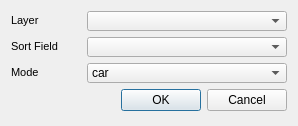
<?xml version="1.0" encoding="UTF-8"?>
<ui version="4.0">
 <class>Dialog</class>
 <widget class="QDialog" name="Dialog">
  <property name="geometry">
   <rect>
    <x>0</x>
    <y>0</y>
    <width>296</width>
    <height>126</height>
   </rect>
  </property>
  <property name="windowTitle">
   <string>HERE API Plugin</string>
  </property>
  <layout class="QVBoxLayout" name="verticalLayout">
   <item>
    <layout class="QHBoxLayout" name="horizontalLayout_3">
     <item>
      <widget class="QLabel" name="label_2">
       <property name="minimumSize">
        <size>
         <width>70</width>
         <height>0</height>
        </size>
       </property>
       <property name="text">
        <string>&lt;html&gt;&lt;head/&gt;&lt;body&gt;&lt;p&gt;&lt;span style=&quot; font-size:8pt;&quot;&gt;Layer&lt;/span&gt;&lt;/p&gt;&lt;/body&gt;&lt;/html&gt;</string>
       </property>
      </widget>
     </item>
     <item>
      <widget class="QgsMapLayerComboBox" name="mMapLayerComboBox">
       <property name="sizePolicy">
        <sizepolicy hsizetype="Expanding" vsizetype="Fixed">
         <horstretch>0</horstretch>
         <verstretch>0</verstretch>
        </sizepolicy>
       </property>
       <property name="minimumSize">
        <size>
         <width>200</width>
         <height>0</height>
        </size>
       </property>
       <property name="maximumSize">
        <size>
         <width>16777215</width>
         <height>20</height>
        </size>
       </property>
      </widget>
     </item>
    </layout>
   </item>
   <item>
    <layout class="QHBoxLayout" name="horizontalLayout_2">
     <item>
      <widget class="QLabel" name="label">
       <property name="minimumSize">
        <size>
         <width>70</width>
         <height>0</height>
        </size>
       </property>
       <property name="text">
        <string>&lt;html&gt;&lt;head/&gt;&lt;body&gt;&lt;p&gt;&lt;span style=&quot; font-size:8pt;&quot;&gt;Sort Field&lt;/span&gt;&lt;/p&gt;&lt;/body&gt;&lt;/html&gt;</string>
       </property>
      </widget>
     </item>
     <item>
      <widget class="QgsFieldComboBox" name="mFieldComboBox">
       <property name="sizePolicy">
        <sizepolicy hsizetype="Expanding" vsizetype="Fixed">
         <horstretch>0</horstretch>
         <verstretch>0</verstretch>
        </sizepolicy>
       </property>
       <property name="minimumSize">
        <size>
         <width>200</width>
         <height>0</height>
        </size>
       </property>
       <property name="maximumSize">
        <size>
         <width>16777215</width>
         <height>20</height>
        </size>
       </property>
      </widget>
     </item>
    </layout>
   </item>
   <item>
    <layout class="QHBoxLayout" name="horizontalLayout_4">
     <item>
      <widget class="QLabel" name="label_3">
       <property name="minimumSize">
        <size>
         <width>70</width>
         <height>0</height>
        </size>
       </property>
       <property name="text">
        <string>&lt;html&gt;&lt;head/&gt;&lt;body&gt;&lt;p&gt;&lt;span style=&quot; font-size:8pt;&quot;&gt;Mode&lt;/span&gt;&lt;/p&gt;&lt;/body&gt;&lt;/html&gt;</string>
       </property>
      </widget>
     </item>
     <item>
      <widget class="QComboBox" name="comboBox">
       <property name="sizePolicy">
        <sizepolicy hsizetype="Expanding" vsizetype="Fixed">
         <horstretch>0</horstretch>
         <verstretch>0</verstretch>
        </sizepolicy>
       </property>
       <property name="minimumSize">
        <size>
         <width>200</width>
         <height>0</height>
        </size>
       </property>
       <property name="maximumSize">
        <size>
         <width>16777215</width>
         <height>20</height>
        </size>
       </property>
       <item>
        <property name="text">
         <string>car</string>
        </property>
       </item>
       <item>
        <property name="text">
         <string>bus</string>
        </property>
       </item>
       <item>
        <property name="text">
         <string>bicycle</string>
        </property>
       </item>
       <item>
        <property name="text">
         <string>pedestrian</string>
        </property>
       </item>
      </widget>
     </item>
    </layout>
   </item>
   <item>
    <layout class="QHBoxLayout" name="horizontalLayout">
     <item>
      <spacer name="horizontalSpacer">
       <property name="orientation">
        <enum>Qt::Horizontal</enum>
       </property>
       <property name="sizeHint" stdset="0">
        <size>
         <width>40</width>
         <height>20</height>
        </size>
       </property>
      </spacer>
     </item>
     <item>
      <widget class="QPushButton" name="pushButton_run">
       <property name="text">
        <string>OK</string>
       </property>
      </widget>
     </item>
     <item>
      <widget class="QPushButton" name="pushButton_cancel">
       <property name="text">
        <string>Cancel</string>
       </property>
      </widget>
     </item>
    </layout>
   </item>
  </layout>
 </widget>
 <customwidgets>
  <customwidget>
   <class>QgsFieldComboBox</class>
   <extends>QComboBox</extends>
   <header>qgsfieldcombobox.h</header>
  </customwidget>
  <customwidget>
   <class>QgsMapLayerComboBox</class>
   <extends>QComboBox</extends>
   <header>qgsmaplayercombobox.h</header>
  </customwidget>
 </customwidgets>
 <resources/>
 <connections/>
</ui>
